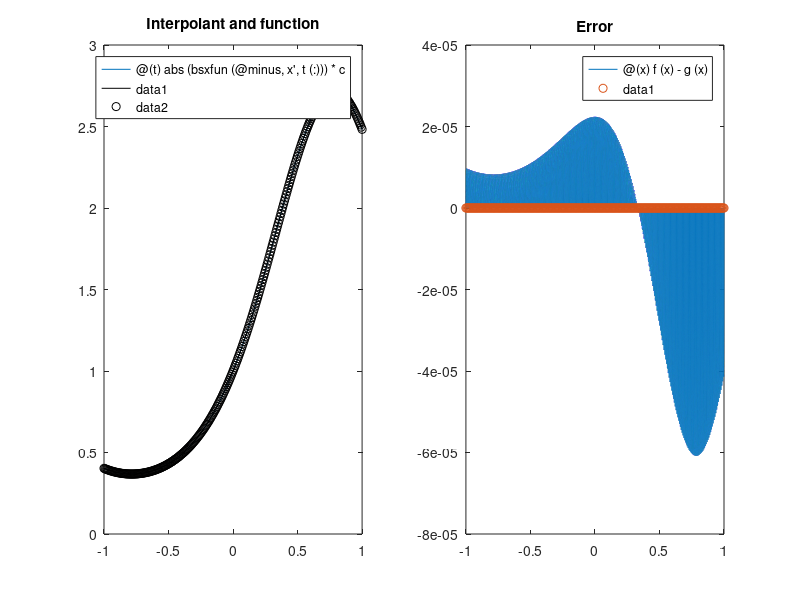

Recreate this plot in MATLAB.
% Demo of piecewise linear interpolation in 1D, using radial basis

%%
% Exact function to sample
g = @(x) exp(sin(2*x));
%g = @(x) x.*tanh(8*x);

%%
% Choose nodes
n = 300;
x = linspace(-1,1,n)';   % equispaced
z = g(x);  % sample

%%
% Form interpolation matrix
A = zeros(n);
for j = 1:n
  A(:,j) = abs(x-x(j));
end

%%
% Solve system for coefficients
c = A\z

%%
% Create the interpolant as a function
f = @(t) abs(bsxfun(@minus,x',t(:)))*c;

%%
% Plot result and error
clf
subplot(1,2,1)
fplot(f,[-1 1])
hold on, fplot(g,[-1 1],'k')
plot(x,z,'ko')
title('Interpolant and function')
subplot(1,2,2)
fplot(@(x) f(x)-g(x),[-1 1])
hold on, plot(x,0*z,'o')
title('Error')